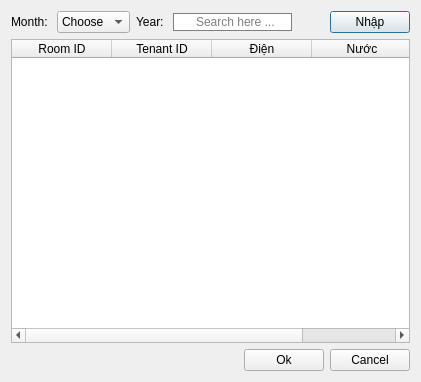
<?xml version="1.0" encoding="UTF-8"?>
<ui version="4.0">
 <class>Createpayment</class>
 <widget class="QDialog" name="Createpayment">
  <property name="geometry">
   <rect>
    <x>0</x>
    <y>0</y>
    <width>421</width>
    <height>382</height>
   </rect>
  </property>
  <property name="windowTitle">
   <string>Dialog</string>
  </property>
  <layout class="QVBoxLayout" name="verticalLayout">
   <item>
    <layout class="QHBoxLayout" name="horizontalLayout_4">
     <item>
      <layout class="QHBoxLayout" name="horizontalLayout">
       <item>
        <widget class="QLabel" name="label">
         <property name="text">
          <string>Month: </string>
         </property>
        </widget>
       </item>
       <item>
        <widget class="QComboBox" name="CBSP">
         <item>
          <property name="text">
           <string>Choose</string>
          </property>
         </item>
         <item>
          <property name="text">
           <string>1</string>
          </property>
         </item>
         <item>
          <property name="text">
           <string>2</string>
          </property>
         </item>
         <item>
          <property name="text">
           <string>3</string>
          </property>
         </item>
         <item>
          <property name="text">
           <string>4</string>
          </property>
         </item>
         <item>
          <property name="text">
           <string>5</string>
          </property>
         </item>
         <item>
          <property name="text">
           <string>6</string>
          </property>
         </item>
         <item>
          <property name="text">
           <string>7</string>
          </property>
         </item>
         <item>
          <property name="text">
           <string>8</string>
          </property>
         </item>
         <item>
          <property name="text">
           <string>9</string>
          </property>
         </item>
         <item>
          <property name="text">
           <string>10</string>
          </property>
         </item>
         <item>
          <property name="text">
           <string>11</string>
          </property>
         </item>
         <item>
          <property name="text">
           <string>12</string>
          </property>
         </item>
        </widget>
       </item>
       <item>
        <widget class="QLabel" name="label_9">
         <property name="text">
          <string>Year: </string>
         </property>
        </widget>
       </item>
       <item>
        <widget class="QLineEdit" name="Year">
         <property name="styleSheet">
          <string notr="true">QLineEdit{
padding-left:20px;
border: 1px solid gray;
border-radius: 10px;
}</string>
         </property>
         <property name="text">
          <string/>
         </property>
         <property name="placeholderText">
          <string>Search here ...</string>
         </property>
        </widget>
       </item>
      </layout>
     </item>
     <item>
      <spacer name="horizontalSpacer_2">
       <property name="orientation">
        <enum>Qt::Orientation::Horizontal</enum>
       </property>
       <property name="sizeHint" stdset="0">
        <size>
         <width>40</width>
         <height>20</height>
        </size>
       </property>
      </spacer>
     </item>
     <item>
      <widget class="QPushButton" name="Enterbtn">
       <property name="text">
        <string>Nhập</string>
       </property>
      </widget>
     </item>
    </layout>
   </item>
   <item>
    <widget class="QTableWidget" name="tableWidget">
     <property name="editTriggers">
      <set>QAbstractItemView::EditTrigger::AnyKeyPressed|QAbstractItemView::EditTrigger::DoubleClicked|QAbstractItemView::EditTrigger::EditKeyPressed</set>
     </property>
     <column>
      <property name="text">
       <string>Room ID</string>
      </property>
     </column>
     <column>
      <property name="text">
       <string>Tenant ID</string>
      </property>
     </column>
     <column>
      <property name="text">
       <string>Điện</string>
      </property>
     </column>
     <column>
      <property name="text">
       <string>Nước</string>
      </property>
     </column>
    </widget>
   </item>
   <item>
    <layout class="QHBoxLayout" name="horizontalLayout_2">
     <item>
      <spacer name="horizontalSpacer">
       <property name="orientation">
        <enum>Qt::Orientation::Horizontal</enum>
       </property>
       <property name="sizeHint" stdset="0">
        <size>
         <width>40</width>
         <height>20</height>
        </size>
       </property>
      </spacer>
     </item>
     <item>
      <layout class="QHBoxLayout" name="horizontalLayout_3">
       <item>
        <widget class="QPushButton" name="Okbtn">
         <property name="minimumSize">
          <size>
           <width>55</width>
           <height>18</height>
          </size>
         </property>
         <property name="styleSheet">
          <string notr="true">QPushButton{
/background-color: #34D481;
/color:white;
/border:none;
/border-radius: 8px;
/font-weight:bold;
/font-size: 10px;
}</string>
         </property>
         <property name="text">
          <string>Ok</string>
         </property>
         <property name="checkable">
          <bool>true</bool>
         </property>
        </widget>
       </item>
       <item>
        <widget class="QPushButton" name="pushButton_2">
         <property name="minimumSize">
          <size>
           <width>18</width>
           <height>18</height>
          </size>
         </property>
         <property name="styleSheet">
          <string notr="true">QPushButton{
/background-color: #585858;
/color:white;
/border:none;
/border-radius: 8px;
/font-weight:bold;
/font-size: 10px;
}</string>
         </property>
         <property name="text">
          <string>Cancel</string>
         </property>
         <property name="checkable">
          <bool>true</bool>
         </property>
        </widget>
       </item>
      </layout>
     </item>
    </layout>
   </item>
  </layout>
 </widget>
 <resources/>
 <connections/>
</ui>
